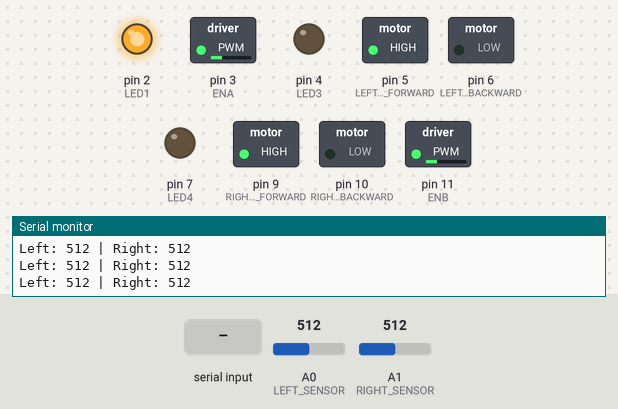
Simulated run of this sketch. Board: Arduino Uno, built with avr-gcc and run on an emulated ATmega328P. Parts: switched loads named in the sketch (green lamp = pin HIGH), output pins drawn as LEDs (lit = HIGH), the last lines printed to the serial monitor. Inputs (shaded band) come from the test bench; at power-on: A0 (LEFT_SENSOR) = 512, A1 (RIGHT_SENSOR) = 512.

Above: at 1.2 s.
1.3 s: A0 (LEFT_SENSOR) set to 485
At 1.8 s:
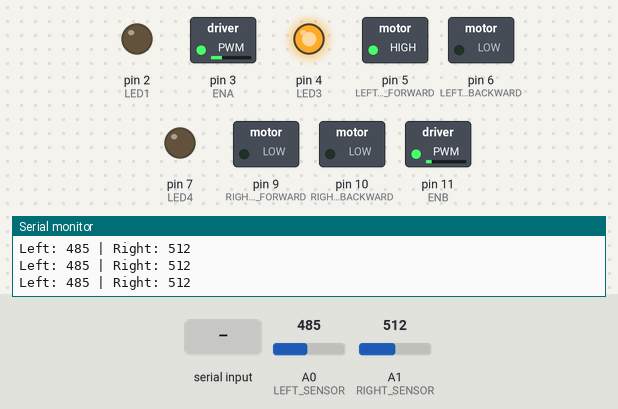
2.8 s: A1 (RIGHT_SENSOR) set to 484
At 3.2 s:
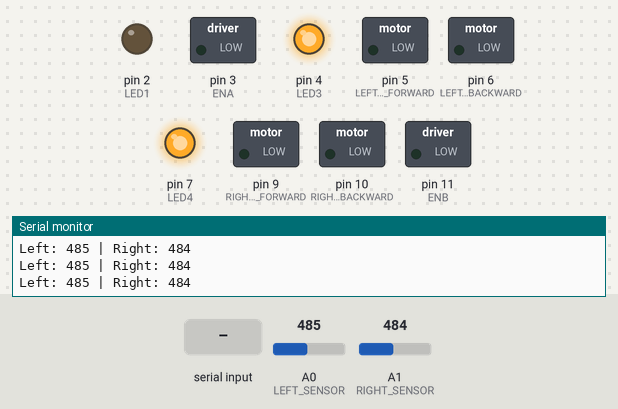
4.3 s: A0 (LEFT_SENSOR) set to 510
At 5.1 s:
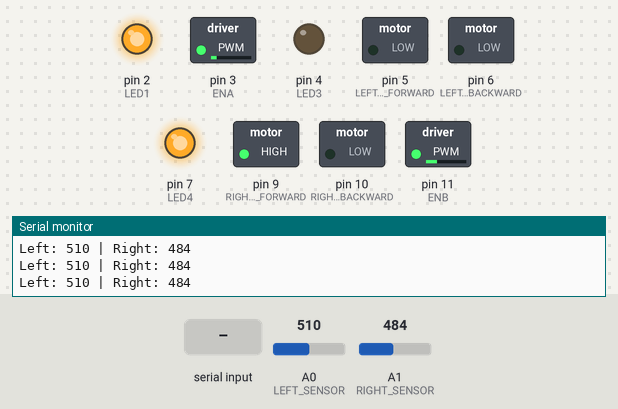
5.8 s: "S" received over Serial
At 6.02 s:
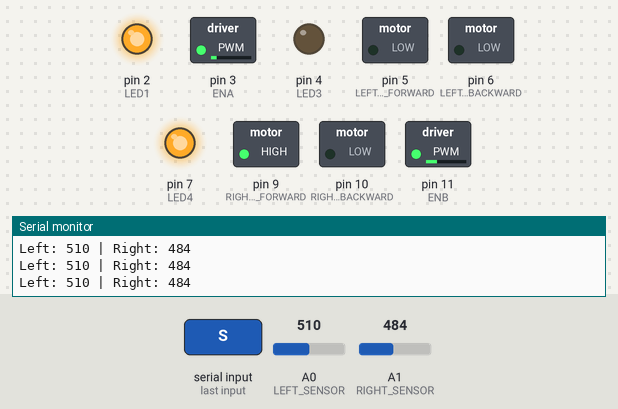
7.6 s: A0 (LEFT_SENSOR) set to 490
At 8.7 s:
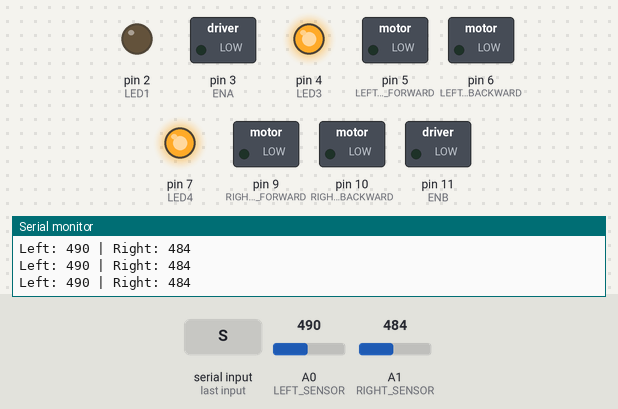
9.1 s: A0 (LEFT_SENSOR) set to 511
At 10.6 s:
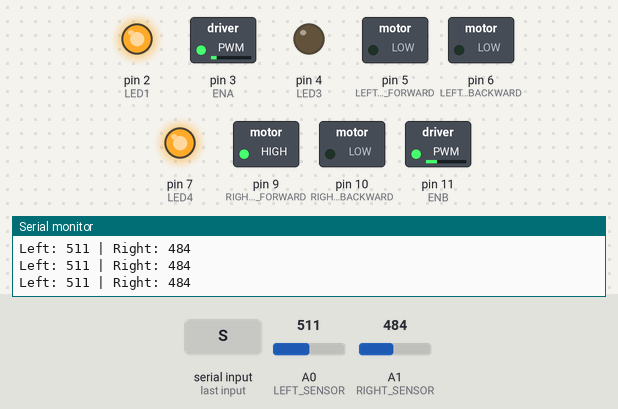
Timing chart, 0 to 12.1 s (numbered marks = the images above; inputs shaded):
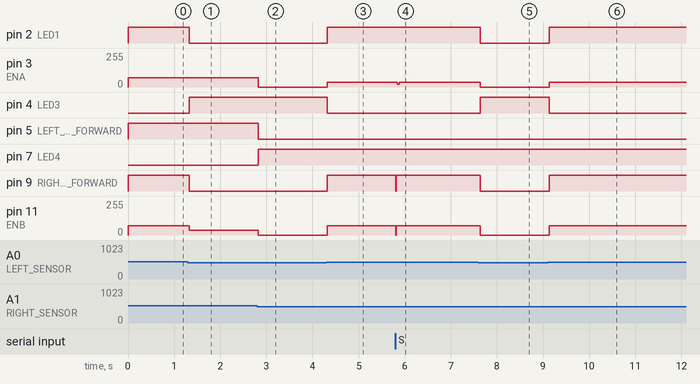

Measured:
- the behaviour switches between 501 and 500 on A0 (LEFT_SENSOR) (found by bisection; images 0 and 1)
- the behaviour switches between 501 and 500 on A1 (RIGHT_SENSOR) (found by bisection; images 1 and 2)
- after the input at 1.3 s, pin 2 (LED1), pin 9 (RIGHT_MOTOR_FORWARD): HIGH → LOW at once; pin 4 (LED3): LOW → HIGH at once; pin 11 (ENB): 70/255 → 35/255 at once
- after the input at 2.8 s, pin 3 (ENA): 70/255 → 0/255 at once; pin 5 (LEFT_MOTOR_FORWARD): HIGH → LOW at once; pin 7 (LED4): LOW → HIGH at once; pin 11 (ENB): 35/255 → 0/255 at once
- after the input at 4.3 s, pin 2 (LED1), pin 9 (RIGHT_MOTOR_FORWARD): LOW → HIGH at once; pin 3 (ENA): 0/255 → 35/255 at once; pin 4 (LED3): HIGH → LOW at once; pin 11 (ENB): 0/255 → 70/255 at once
- after the input at 5.8 s, pin 3 (ENA): 35/255 → 22/255 at once, → 35/255 0.04 s later; pin 9 (RIGHT_MOTOR_FORWARD): HIGH → LOW at once, → HIGH 0.01 s later; pin 11 (ENB): 70/255 → 0/255 at once, → 70/255 0.01 s later
- after the input at 7.6 s, pin 2 (LED1), pin 9 (RIGHT_MOTOR_FORWARD): HIGH → LOW at once; pin 3 (ENA): 35/255 → 0/255 at once; pin 4 (LED3): LOW → HIGH at once; pin 11 (ENB): 70/255 → 0/255 at once
- after the input at 9.1 s, pin 2 (LED1), pin 9 (RIGHT_MOTOR_FORWARD): LOW → HIGH at once; pin 3 (ENA): 0/255 → 35/255 at once; pin 4 (LED3): HIGH → LOW at once; pin 11 (ENB): 0/255 → 70/255 at once

The sketch:

Bitirme_Projesi_2024_12_04.ino
```cpp
// IR sensör pinleri
#define LEFT_SENSOR A0  // Sol sensör
#define RIGHT_SENSOR A1 // Sağ sensör

// Motor sürücü pinleri
#define LEFT_MOTOR_FORWARD 5
#define LEFT_MOTOR_BACKWARD 6
#define RIGHT_MOTOR_FORWARD 9
#define RIGHT_MOTOR_BACKWARD 10
#define ENA 3  // Sol motor için PWM pin
#define ENB 11 // Sağ motor için PWM pin

// LED pinleri
#define LED1 2
#define LED2 3
#define LED3 4
#define LED4 7

// Bluetooth modülü pinleri
#define HC05_TX 10
#define HC05_RX 11

// Sensör eşik değeri
#define THRESHOLD 500   // Eşik değeri, sensör değerlerinin beyaz veya siyah olduğunu belirler

// Başlangıç hızı (PWM değeri)
int speed = 70;

void setup() {
  // Sensör pinlerini giriş olarak ayarla
  pinMode(LEFT_SENSOR, INPUT);
  pinMode(RIGHT_SENSOR, INPUT);

  // Motor pinlerini çıkış olarak ayarla
  pinMode(LEFT_MOTOR_FORWARD, OUTPUT);
  pinMode(LEFT_MOTOR_BACKWARD, OUTPUT);
  pinMode(RIGHT_MOTOR_FORWARD, OUTPUT);
  pinMode(RIGHT_MOTOR_BACKWARD, OUTPUT);

  // PWM pinlerini çıkış olarak ayarla
  pinMode(ENA, OUTPUT);
  pinMode(ENB, OUTPUT);

  // LED pinlerini çıkış olarak ayarla
  pinMode(LED1, OUTPUT);
  pinMode(LED2, OUTPUT);
  pinMode(LED3, OUTPUT);
  pinMode(LED4, OUTPUT);

  // Bluetooth modülünü başlat
  Serial.begin(9600);
  Serial.println("Bluetooth Hazır");
}

void loop() {
  // Bluetooth üzerinden gelen komutları kontrol et
  if (Serial.available()) {
    char command = Serial.read();
    handleBluetoothCommand(command);
  }

  // Şerit izleme mantığı
  int leftValue = analogRead(LEFT_SENSOR);  // Sol sensör verisi
  int rightValue = analogRead(RIGHT_SENSOR); // Sağ sensör verisi

  // Seri monitörde sensör değerlerini yazdır
  Serial.print("Left: ");
  Serial.print(leftValue);
  Serial.print(" | Right: ");
  Serial.println(rightValue);

  // LED'leri sensör durumuna göre kontrol et
  digitalWrite(LED1, leftValue > THRESHOLD ? HIGH : LOW);  // Sol sensör beyazsa LED1'i yak
  digitalWrite(LED2, rightValue > THRESHOLD ? HIGH : LOW); // Sağ sensör beyazsa LED2'yi yak
  digitalWrite(LED3, leftValue <= THRESHOLD ? HIGH : LOW);  // Sol sensör siyahsa LED3'ü yak
  digitalWrite(LED4, rightValue <= THRESHOLD ? HIGH : LOW); // Sağ sensör siyahsa LED4'ü yak

  // Şerit izleme mantığı:
  if (leftValue > THRESHOLD && rightValue > THRESHOLD) {
    // Şerit ortada, ileri hareket
    moveForward();
  } else if (leftValue <= THRESHOLD && rightValue > THRESHOLD) {
    // Sol sensör kayboldu, sağa dön
    turnRight();
  } else if (rightValue <= THRESHOLD && leftValue > THRESHOLD) {
    // Sağ sensör kayboldu, sola dön
    turnLeft();
  } else {
    // Şerit kayboldu, dur
    stopMotors();
  }

  delay(10); // Döngüyü yavaşlat
}

// Bluetooth komutlarını işleme
void handleBluetoothCommand(char command) {
  switch (command) {
    case 'F':
      moveForward();
      break;
    case 'B':
      moveBackward();
      break;
    case 'L':
      turnLeft();
      break;
    case 'R':
      turnRight();
      break;
    case 'S':
      stopMotors();
      break;
    default:
      Serial.println("Bilinmeyen Komut");
      break;
  }
}

void moveForward() {
  analogWrite(ENA, speed);  // Sol motor hızı
  analogWrite(ENB, speed);  // Sağ motor hızı
  digitalWrite(LEFT_MOTOR_FORWARD, HIGH);
  digitalWrite(RIGHT_MOTOR_FORWARD, HIGH);
  digitalWrite(LEFT_MOTOR_BACKWARD, LOW);
  digitalWrite(RIGHT_MOTOR_BACKWARD, LOW);
}

void moveBackward() {
  analogWrite(ENA, speed);  // Sol motor hızı
  analogWrite(ENB, speed);  // Sağ motor hızı
  digitalWrite(LEFT_MOTOR_FORWARD, LOW);
  digitalWrite(RIGHT_MOTOR_FORWARD, LOW);
  digitalWrite(LEFT_MOTOR_BACKWARD, HIGH);
  digitalWrite(RIGHT_MOTOR_BACKWARD, HIGH);
}

void turnLeft() {
  analogWrite(ENA, speed / 2); // Sol motoru yavaşlat
  analogWrite(ENB, speed);
  digitalWrite(LEFT_MOTOR_FORWARD, LOW);
  digitalWrite(RIGHT_MOTOR_FORWARD, HIGH);
  digitalWrite(LEFT_MOTOR_BACKWARD, LOW);
  digitalWrite(RIGHT_MOTOR_BACKWARD, LOW);
}

void turnRight() {
  analogWrite(ENA, speed);
  analogWrite(ENB, speed / 2); // Sağ motoru yavaşlat
  digitalWrite(LEFT_MOTOR_FORWARD, HIGH);
  digitalWrite(RIGHT_MOTOR_FORWARD, LOW);
  digitalWrite(LEFT_MOTOR_BACKWARD, LOW);
  digitalWrite(RIGHT_MOTOR_BACKWARD, LOW);
}

void stopMotors() {
  analogWrite(ENA, 0);  // Sol motoru durdur
  analogWrite(ENB, 0);  // Sağ motoru durdur
  digitalWrite(LEFT_MOTOR_FORWARD, LOW);
  digitalWrite(RIGHT_MOTOR_FORWARD, LOW);
  digitalWrite(LEFT_MOTOR_BACKWARD, LOW);
  digitalWrite(RIGHT_MOTOR_BACKWARD, LOW);
}
```
